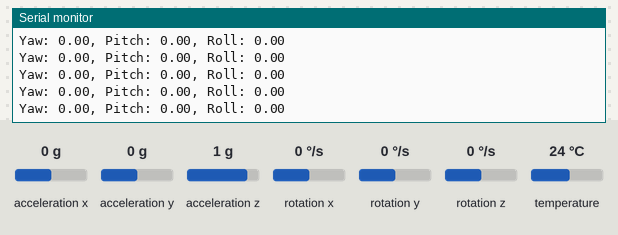
Recording of a sketch running on a simulated ESP32. Parts: the last lines printed to the serial monitor. The test bench sets the inputs (shaded band); at power-on: acceleration x 0 g, acceleration y 0 g, acceleration z 1 g, rotation x 0 °/s, rotation y 0 °/s, rotation z 0 °/s, temperature 24 °C.

Above: at 3.8 s.
3.9 s: acceleration x set to -1.4 g
At 4.4 s:
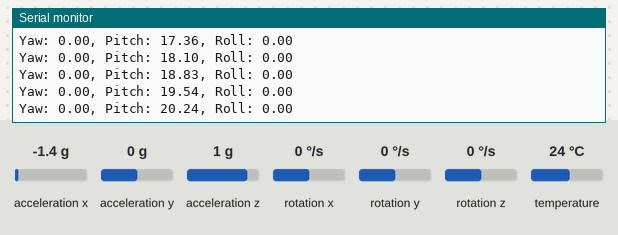
5.4 s: acceleration y set to -1.4 g
At 6.1 s:
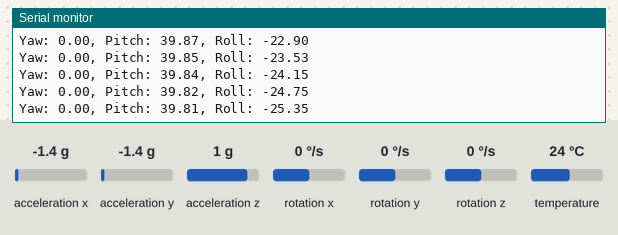
6.9 s: acceleration z set to -1.4 g
At 7.4 s:
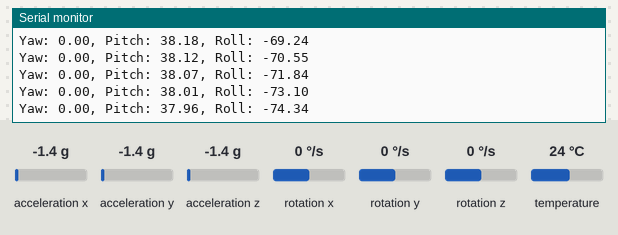
8.4 s: rotation x set to -192 °/s
At 9.2 s:
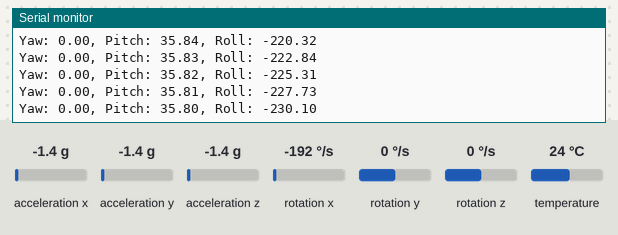
9.9 s: rotation y set to -192 °/s
At 10.5 s:
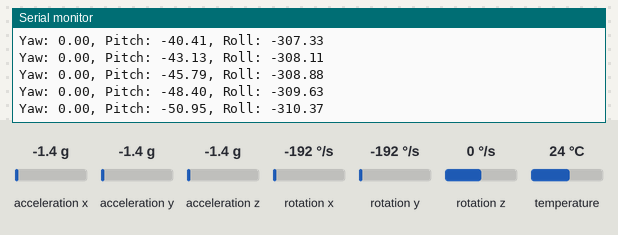
Timing chart, 0 to 12.4 s (numbered marks = the images above; inputs shaded):
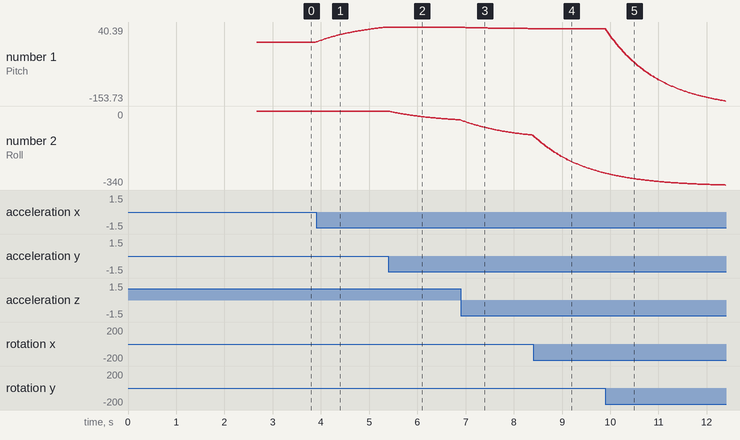

The sketch:

mpu6050_angle.ino
```cpp
#include <Wire.h>
#include <Adafruit_MPU6050.h>
#include <Adafruit_Sensor.h>
#include <math.h>

/* ========= Pins ========= */
const uint8_t PIN_I2C_SDA = A4;
const uint8_t PIN_I2C_SCL = A5;
// const uint8_t PIN_STATUS_LED = LED_BUILTIN;

/* ========= MPU6050 Object ========= */
Adafruit_MPU6050 mpu;

/* ========= Variables ========= */
float gz_offset = 0.0f;
float roll = 0.0f;
float pitch = 0.0f;
float yaw = 0.0f;  // Yaw angle (will drift without a magnetometer)

const float ALPHA = 0.98f;  // Complementary filter coefficient
unsigned long prevMicros = 0;
bool blinkState = false;

static inline float rad2deg(float r) {
  return r * 180.0f / PI;
}

static inline float wrap360(float a) {
  while (a < 0.0f) a += 360.0f;
  while (a >= 360.0f) a -= 360.0f;
  return a;
}

void setup() {
  Serial.begin(115200);
  while (!Serial) {}

  // pinMode(PIN_STATUS_LED, OUTPUT);
  Wire.begin(21, 22);  // For ESP32, use Wire.begin(PIN_I2C_SDA, PIN_I2C_SCL);

  if (!mpu.begin()) {
    Serial.println("MPU6050 not found. Please check wiring and power.");
    // while (1) {
    //   digitalWrite(PIN_STATUS_LED, !digitalRead(PIN_STATUS_LED));
    //   delay(150);
    // }
  }

  // Set measurement ranges
  mpu.setAccelerometerRange(MPU6050_RANGE_2_G);
  mpu.setGyroRange(MPU6050_RANGE_250_DEG);
  mpu.setFilterBandwidth(MPU6050_BAND_21_HZ);

  prevMicros = micros();
  Serial.println("MPU6050 initialized successfully.");
  Serial.println("Output: Yaw(0~360), Pitch(-90~90), Roll");

  Serial.println("Calibrating gyroscope... Keep MPU6050 still!");
  delay(500); // 讓使用者手放開、穩定
  float sum_gz = 0.0f;
  const int sample_count = 300;

  for (int i = 0; i < sample_count; i++) {
    sensors_event_t a, g, temp;
    mpu.getEvent(&a, &g, &temp);
    sum_gz += g.gyro.z * 180.0f / PI;
    delay(5);
  }
  gz_offset = sum_gz / sample_count;
  Serial.print("Gyro Z Offset calibrated: ");
  Serial.println(gz_offset, 4);
}

void loop() {
  sensors_event_t a, g, temp;
  mpu.getEvent(&a, &g, &temp);

  unsigned long now = micros();
  float dt = (now - prevMicros) * 1e-6f;
  prevMicros = now;

  // Sanity check for dt to prevent abnormalities on overflow or stuttering
  if (dt <= 0.0f || dt > 0.1f) dt = 0.01f;

  // Accelerometer data (m/s^2) -> Used for tilt calculation
  float ax = a.acceleration.x;
  float ay = a.acceleration.y;
  float az = a.acceleration.z;

  // Gyroscope data (rad/s) -> Convert to deg/s
  float gx_dps = g.gyro.x * 180.0f / PI;
  float gy_dps = g.gyro.y * 180.0f / PI;
  float gz_dps = g.gyro.z * 180.0f / PI;

  // Estimate Roll & Pitch from Accelerometer
  float roll_acc = rad2deg(atan2(ay, az));
  float pitch_acc = rad2deg(atan2(-ax, sqrt(ay * ay + az * az)));

  // Complementary Filter Fusion
  roll = ALPHA * (roll + gx_dps * dt) + (1.0f - ALPHA) * roll_acc;
  pitch = ALPHA * (pitch + gy_dps * dt) + (1.0f - ALPHA) * pitch_acc;

  // Yaw (Heading): Without a magnetometer, pure integration will drift over time
  // yaw += gz_dps * dt;
  // 扣除 Offset 之後再進行積分
  float corrected_gz_dps = gz_dps - gz_offset;
  yaw += corrected_gz_dps * dt;
  yaw = wrap360(yaw);

  // Print results
  Serial.print("Yaw: ");
  Serial.print(yaw, 2);
  Serial.print(", Pitch: ");
  Serial.print(pitch, 2);
  Serial.print(", Roll: ");
  Serial.println(roll, 2);

  blinkState = !blinkState;
  // digitalWrite(PIN_STATUS_LED, blinkState);

  delay(20);  // Approx. 50Hz loop rate
}
```

Measured:
- after the input at 3.9 s, the serial monitor: prints a new line at once (image 1)
- plotted number 1: 0 → 40.39 after the input at 3.9 s
